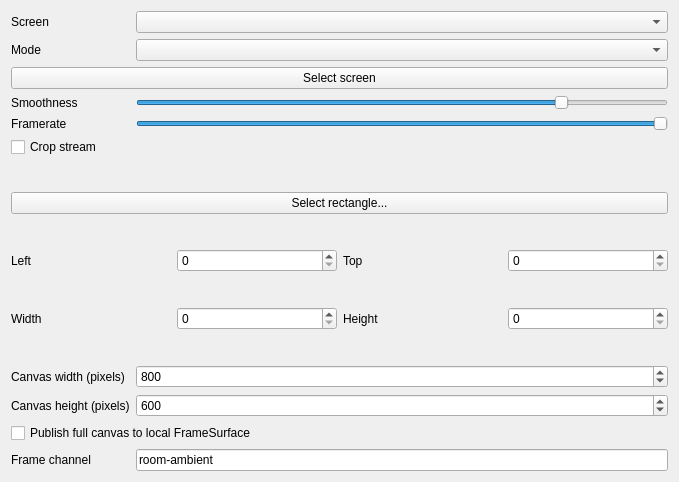
<?xml version="1.0" encoding="UTF-8"?>
<ui version="4.0">
 <class>Ambient</class>
 <widget class="QWidget" name="Ambient">
  <property name="geometry">
   <rect>
    <x>0</x>
    <y>0</y>
    <width>679</width>
    <height>482</height>
   </rect>
  </property>
  <layout class="QGridLayout" name="gridLayout" columnstretch="0,0">
   <item row="2" column="0">
    <widget class="QLabel" name="mode_label">
     <property name="text">
      <string>Mode</string>
     </property>
    </widget>
   </item>
   <item row="2" column="1">
    <widget class="QComboBox" name="mode"/>
   </item>
   <item row="1" column="0">
    <widget class="QLabel" name="screen_label">
     <property name="text">
      <string>Screen</string>
     </property>
    </widget>
   </item>
   <item row="6" column="1">
    <widget class="QTooltipedSlider" name="framerate">
     <property name="minimum">
      <number>1</number>
     </property>
     <property name="maximum">
      <number>60</number>
     </property>
     <property name="pageStep">
      <number>1</number>
     </property>
     <property name="value">
      <number>60</number>
     </property>
     <property name="orientation">
      <enum>Qt::Orientation::Horizontal</enum>
     </property>
    </widget>
   </item>
   <item row="6" column="0">
    <widget class="QLabel" name="framerate_label">
     <property name="text">
      <string>Framerate</string>
     </property>
    </widget>
   </item>
   <item row="8" column="0" colspan="2">
    <widget class="QFrame" name="crop_frame">
     <property name="frameShape">
      <enum>QFrame::Shape::NoFrame</enum>
     </property>
     <property name="frameShadow">
      <enum>QFrame::Shadow::Raised</enum>
     </property>
     <layout class="QGridLayout" name="gridLayout_2" columnstretch="0,0,0,0">
      <property name="leftMargin">
       <number>0</number>
      </property>
      <property name="topMargin">
       <number>0</number>
      </property>
      <property name="rightMargin">
       <number>0</number>
      </property>
      <property name="bottomMargin">
       <number>0</number>
      </property>
      <item row="1" column="2">
       <widget class="QLabel" name="top_label">
        <property name="text">
         <string>Top</string>
        </property>
       </widget>
      </item>
      <item row="2" column="0">
       <widget class="QLabel" name="width_label">
        <property name="text">
         <string>Width</string>
        </property>
       </widget>
      </item>
      <item row="1" column="1">
       <widget class="QSpinBox" name="left">
        <property name="maximum">
         <number>9999</number>
        </property>
       </widget>
      </item>
      <item row="2" column="2">
       <widget class="QLabel" name="height_label">
        <property name="text">
         <string>Height</string>
        </property>
       </widget>
      </item>
      <item row="2" column="1">
       <widget class="QSpinBox" name="width">
        <property name="maximum">
         <number>9999</number>
        </property>
       </widget>
      </item>
      <item row="1" column="0">
       <widget class="QLabel" name="left_label">
        <property name="text">
         <string>Left</string>
        </property>
       </widget>
      </item>
      <item row="1" column="3">
       <widget class="QSpinBox" name="top">
        <property name="maximum">
         <number>9999</number>
        </property>
       </widget>
      </item>
      <item row="2" column="3">
       <widget class="QSpinBox" name="height">
        <property name="maximum">
         <number>9999</number>
        </property>
       </widget>
      </item>
      <item row="0" column="0" colspan="4">
       <widget class="QPushButton" name="select_rectangle">
        <property name="text">
         <string>Select rectangle...</string>
        </property>
       </widget>
      </item>
     </layout>
    </widget>
   </item>
   <item row="3" column="0" colspan="2">
    <widget class="QPushButton" name="select_screen">
     <property name="text">
      <string>Select screen</string>
     </property>
    </widget>
   </item>
   <item row="5" column="1">
    <widget class="QTooltipedSlider" name="smoothness">
     <property name="minimum">
      <number>0</number>
     </property>
     <property name="maximum">
      <number>99</number>
     </property>
     <property name="singleStep">
      <number>1</number>
     </property>
     <property name="pageStep">
      <number>1</number>
     </property>
     <property name="value">
      <number>80</number>
     </property>
     <property name="orientation">
      <enum>Qt::Orientation::Horizontal</enum>
     </property>
    </widget>
   </item>
   <item row="1" column="1">
    <widget class="QComboBox" name="screen"/>
   </item>
   <item row="5" column="0">
    <widget class="QLabel" name="smoothness_label">
     <property name="text">
      <string>Smoothness</string>
     </property>
    </widget>
   </item>
   <item row="7" column="0">
    <widget class="QCheckBox" name="crop_stream">
     <property name="text">
      <string>Crop stream</string>
     </property>
    </widget>
   </item>
   <item row="9" column="0"><widget class="QLabel" name="working_width_label"><property name="text"><string>Canvas width (pixels)</string></property></widget></item>
   <item row="9" column="1"><widget class="QSpinBox" name="working_width"><property name="minimum"><number>16</number></property><property name="maximum"><number>4096</number></property><property name="value"><number>800</number></property></widget></item>
   <item row="10" column="0"><widget class="QLabel" name="working_height_label"><property name="text"><string>Canvas height (pixels)</string></property></widget></item>
   <item row="10" column="1"><widget class="QSpinBox" name="working_height"><property name="minimum"><number>16</number></property><property name="maximum"><number>4096</number></property><property name="value"><number>600</number></property></widget></item>
   <item row="11" column="0" colspan="2"><widget class="QCheckBox" name="publish_frame"><property name="text"><string>Publish full canvas to local FrameSurface</string></property></widget></item>
   <item row="12" column="0"><widget class="QLabel" name="frame_channel_label"><property name="text"><string>Frame channel</string></property></widget></item>
   <item row="12" column="1"><widget class="QLineEdit" name="frame_channel"><property name="text"><string>room-ambient</string></property><property name="maxLength"><number>64</number></property></widget></item>
  </layout>
 </widget>
 <customwidgets>
  <customwidget>
   <class>QTooltipedSlider</class>
   <extends>QSlider</extends>
   <header location="global">QTooltipedSlider.h</header>
  </customwidget>
 </customwidgets>
 <resources/>
 <connections/>
</ui>
